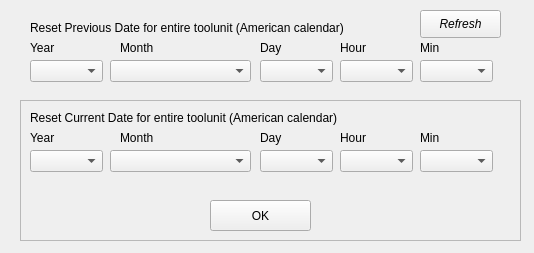
<?xml version="1.0" encoding="UTF-8"?>
<ui version="4.0">
 <class>Form</class>
 <widget class="QWidget" name="Form">
  <property name="geometry">
   <rect>
    <x>0</x>
    <y>0</y>
    <width>534</width>
    <height>253</height>
   </rect>
  </property>
  <property name="windowTitle">
   <string>Form</string>
  </property>
  <widget class="QComboBox" name="curr_year">
   <property name="geometry">
    <rect>
     <x>30</x>
     <y>150</y>
     <width>73</width>
     <height>22</height>
    </rect>
   </property>
  </widget>
  <widget class="QLabel" name="label">
   <property name="geometry">
    <rect>
     <x>30</x>
     <y>110</y>
     <width>381</width>
     <height>16</height>
    </rect>
   </property>
   <property name="text">
    <string>Reset Current Date for entire toolunit (American calendar)</string>
   </property>
  </widget>
  <widget class="QLabel" name="label_2">
   <property name="geometry">
    <rect>
     <x>30</x>
     <y>130</y>
     <width>55</width>
     <height>16</height>
    </rect>
   </property>
   <property name="text">
    <string>Year</string>
   </property>
  </widget>
  <widget class="QLabel" name="label_3">
   <property name="geometry">
    <rect>
     <x>120</x>
     <y>130</y>
     <width>55</width>
     <height>16</height>
    </rect>
   </property>
   <property name="text">
    <string>Month</string>
   </property>
  </widget>
  <widget class="QLabel" name="label_4">
   <property name="geometry">
    <rect>
     <x>260</x>
     <y>130</y>
     <width>55</width>
     <height>16</height>
    </rect>
   </property>
   <property name="text">
    <string>Day</string>
   </property>
  </widget>
  <widget class="QLabel" name="label_5">
   <property name="geometry">
    <rect>
     <x>340</x>
     <y>130</y>
     <width>55</width>
     <height>16</height>
    </rect>
   </property>
   <property name="text">
    <string>Hour</string>
   </property>
  </widget>
  <widget class="QLabel" name="label_6">
   <property name="geometry">
    <rect>
     <x>420</x>
     <y>130</y>
     <width>55</width>
     <height>16</height>
    </rect>
   </property>
   <property name="text">
    <string>Min</string>
   </property>
  </widget>
  <widget class="QComboBox" name="curr_month">
   <property name="geometry">
    <rect>
     <x>110</x>
     <y>150</y>
     <width>141</width>
     <height>22</height>
    </rect>
   </property>
  </widget>
  <widget class="QComboBox" name="curr_monthday">
   <property name="geometry">
    <rect>
     <x>260</x>
     <y>150</y>
     <width>73</width>
     <height>22</height>
    </rect>
   </property>
  </widget>
  <widget class="QComboBox" name="curr_hour">
   <property name="geometry">
    <rect>
     <x>340</x>
     <y>150</y>
     <width>73</width>
     <height>22</height>
    </rect>
   </property>
  </widget>
  <widget class="QComboBox" name="curr_min">
   <property name="geometry">
    <rect>
     <x>420</x>
     <y>150</y>
     <width>73</width>
     <height>22</height>
    </rect>
   </property>
  </widget>
  <widget class="QFrame" name="frame_2">
   <property name="geometry">
    <rect>
     <x>20</x>
     <y>100</y>
     <width>501</width>
     <height>141</height>
    </rect>
   </property>
   <property name="frameShape">
    <enum>QFrame::StyledPanel</enum>
   </property>
   <property name="frameShadow">
    <enum>QFrame::Raised</enum>
   </property>
   <widget class="QPushButton" name="american_update">
    <property name="geometry">
     <rect>
      <x>190</x>
      <y>100</y>
      <width>101</width>
      <height>31</height>
     </rect>
    </property>
    <property name="text">
     <string>OK</string>
    </property>
   </widget>
  </widget>
  <widget class="QLabel" name="label_11">
   <property name="geometry">
    <rect>
     <x>260</x>
     <y>40</y>
     <width>55</width>
     <height>16</height>
    </rect>
   </property>
   <property name="text">
    <string>Day</string>
   </property>
  </widget>
  <widget class="QComboBox" name="prev_monthday">
   <property name="geometry">
    <rect>
     <x>260</x>
     <y>60</y>
     <width>73</width>
     <height>22</height>
    </rect>
   </property>
  </widget>
  <widget class="QComboBox" name="prev_hour">
   <property name="geometry">
    <rect>
     <x>340</x>
     <y>60</y>
     <width>73</width>
     <height>22</height>
    </rect>
   </property>
  </widget>
  <widget class="QLabel" name="label_14">
   <property name="geometry">
    <rect>
     <x>30</x>
     <y>20</y>
     <width>391</width>
     <height>16</height>
    </rect>
   </property>
   <property name="text">
    <string>Reset Previous Date for entire toolunit (American calendar)</string>
   </property>
  </widget>
  <widget class="QComboBox" name="prev_year">
   <property name="geometry">
    <rect>
     <x>30</x>
     <y>60</y>
     <width>73</width>
     <height>22</height>
    </rect>
   </property>
  </widget>
  <widget class="QLabel" name="label_15">
   <property name="geometry">
    <rect>
     <x>30</x>
     <y>40</y>
     <width>55</width>
     <height>16</height>
    </rect>
   </property>
   <property name="text">
    <string>Year</string>
   </property>
  </widget>
  <widget class="QLabel" name="label_16">
   <property name="geometry">
    <rect>
     <x>340</x>
     <y>40</y>
     <width>55</width>
     <height>16</height>
    </rect>
   </property>
   <property name="text">
    <string>Hour</string>
   </property>
  </widget>
  <widget class="QLabel" name="label_17">
   <property name="geometry">
    <rect>
     <x>120</x>
     <y>40</y>
     <width>55</width>
     <height>16</height>
    </rect>
   </property>
   <property name="text">
    <string>Month</string>
   </property>
  </widget>
  <widget class="QComboBox" name="prev_month">
   <property name="geometry">
    <rect>
     <x>110</x>
     <y>60</y>
     <width>141</width>
     <height>22</height>
    </rect>
   </property>
  </widget>
  <widget class="QComboBox" name="prev_min">
   <property name="geometry">
    <rect>
     <x>420</x>
     <y>60</y>
     <width>73</width>
     <height>22</height>
    </rect>
   </property>
  </widget>
  <widget class="QLabel" name="label_18">
   <property name="geometry">
    <rect>
     <x>420</x>
     <y>40</y>
     <width>55</width>
     <height>16</height>
    </rect>
   </property>
   <property name="text">
    <string>Min</string>
   </property>
  </widget>
  <widget class="QPushButton" name="refresh_root_values">
   <property name="geometry">
    <rect>
     <x>420</x>
     <y>10</y>
     <width>81</width>
     <height>28</height>
    </rect>
   </property>
   <property name="font">
    <font>
     <weight>50</weight>
     <italic>true</italic>
     <bold>false</bold>
    </font>
   </property>
   <property name="text">
    <string>Refresh</string>
   </property>
  </widget>
  <zorder>frame_2</zorder>
  <zorder>curr_year</zorder>
  <zorder>label</zorder>
  <zorder>label_2</zorder>
  <zorder>label_3</zorder>
  <zorder>label_4</zorder>
  <zorder>label_5</zorder>
  <zorder>label_6</zorder>
  <zorder>curr_month</zorder>
  <zorder>curr_monthday</zorder>
  <zorder>curr_hour</zorder>
  <zorder>curr_min</zorder>
  <zorder>label_11</zorder>
  <zorder>prev_monthday</zorder>
  <zorder>prev_hour</zorder>
  <zorder>label_14</zorder>
  <zorder>prev_year</zorder>
  <zorder>label_15</zorder>
  <zorder>label_16</zorder>
  <zorder>label_17</zorder>
  <zorder>prev_month</zorder>
  <zorder>prev_min</zorder>
  <zorder>label_18</zorder>
  <zorder>refresh_root_values</zorder>
 </widget>
 <resources/>
 <connections/>
</ui>
